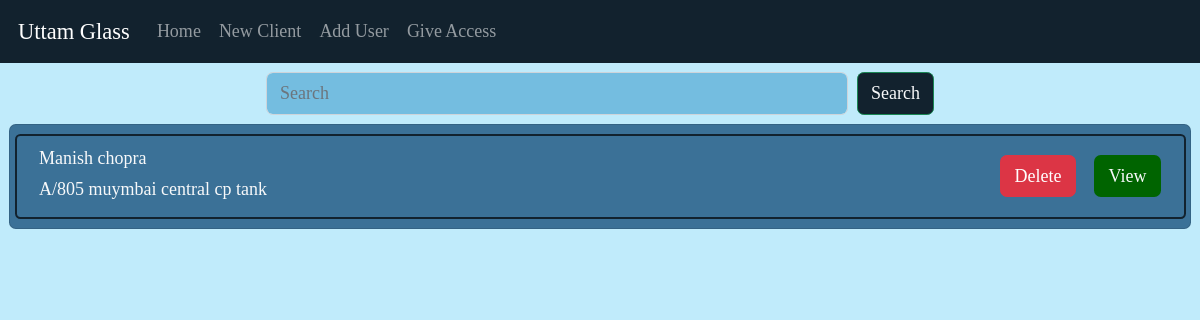
The app's page /6/home/ with its own data.
### uttam_app/models.py (models this page shows, shortened)
class Client_details(models.Model):
    client_name = models.CharField(max_length=50)
    building_name = models.CharField(max_length=50)
    flat_no = models.CharField(max_length=50)

### uttam_app/views.py (the view)
# urls.py: 2. Add a URL to urlpatterns:  path('', Home.as_view(), name='home')
def Home(request, id):
    user_details = User.objects.filter(user_id=id)
    all_clients = Client_details.objects.all()
    return render(request, "home.html", {"id":id,"add_users":user_details[0].add_users, "authorize":user_details[0].give_access, "all_clients":all_clients})

### uttam_app/templates/home.html (shortened to what this page needs)
{% extends 'basic.html' %}
{% block body %}
<div class="fluid-container justify-content-end px-3 my-2" id="Search">
    <form class="d-flex flex-row" role="search">
      <div class="w-100 d-flex flex-row justify-content-center">
          <input class="form-control me-2 w-50" style="background-color:#74BDE0;" type="search" placeholder="Search" aria-label="Search">
          <button class="btn btn-outline-success text-light w-20" style="background-color: #12222e;" type="submit">Search</button>
        </div>
      </form>
</div>
<div class="fluid-container mx-2">
  <div class="list-group" >
      <div href="#" class="list-group-item list-group-item-action" style="background-color:#3B7197;" data-aos="fade-right">
      <form method="POST">
      {% for client in all_clients %}
        <div class="d-flex flex-row align-items-center justify-content-between px-2 py-2 row" style="border:2px solid #12222e;border-radius:0.3em;">
          <div class="w-50 ">
              <div class="mb-1  text-light">{{client.client_name}}</div>
              <div class="mb-1  text-light">{{client.flat_no}} {{client.building_name}}</div>
          </div>
          <div class="w-50 text-center d-flex align-items-center justify-content-end flex-row" id="view-delete">
            <a href="/{{id}}/delete-client/{{client.id}}/"><button type="button" id="delete-client" class="btn btn-danger">Delete</button></a>
            <a href="/{{id}}/client-{{client.id}}/"><button type="button" id="view-client" class="btn text-light" style="background-color:darkgreen;">View</button></a>
          </div>
        </div>
      {% endfor %}
      </form>
  </div>
  </div>
</div>
{% endblock %}

### uttam_app/templates/basic.html (style rules this page uses)
:root { margin:0px; padding:0px; }
* { font-size:large; font-family: 'Bitter', serif; margin:0px; padding:0px; }

### uttam_app/templates/home.html (style rules this page uses)
#delete-client { margin-right:1em; }

### records on screen
Client_details: client_name "Manish chopra", flat_no "A/805", building_name "muymbai central cp tank"
